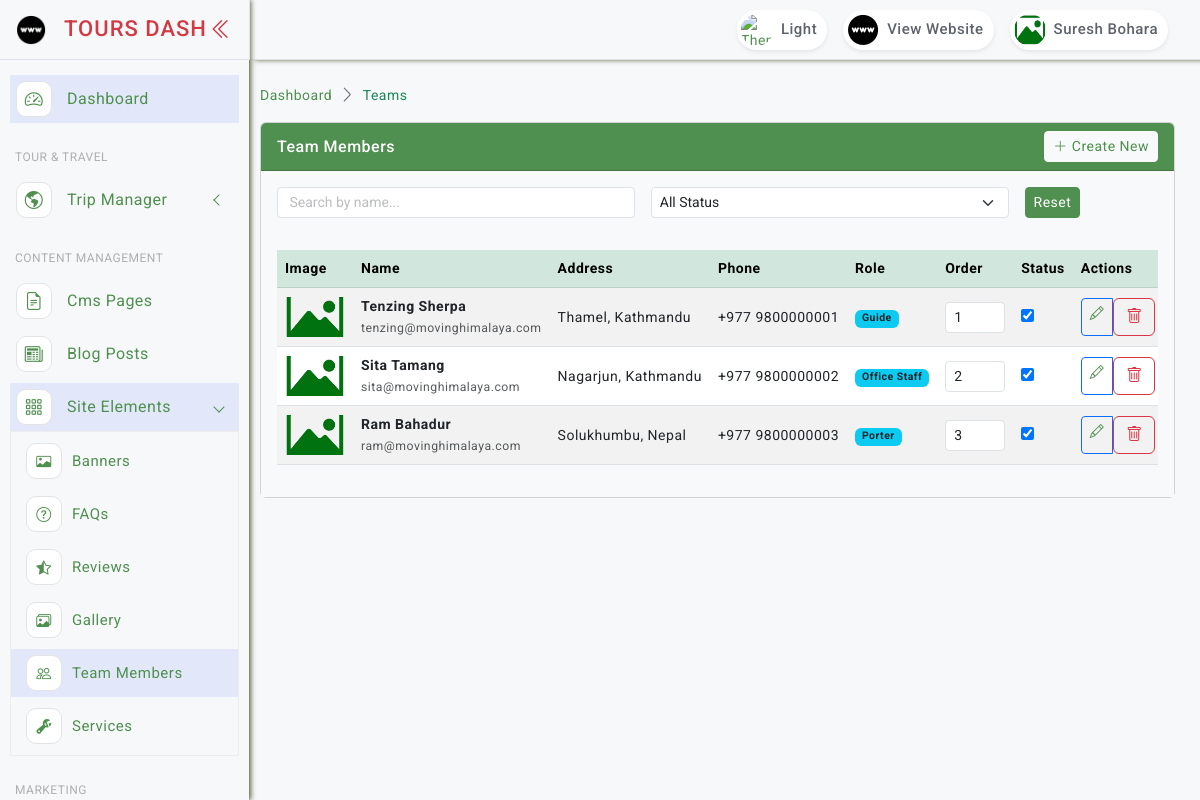
Page /teams/ (signed in) on the committed database.
### accounts/models.py (models this page shows, shortened)
class AdminUser(AbstractBaseUser, PermissionsMixin):
    name = models.CharField(max_length=255)
    email = models.EmailField(unique=True)
    mobile = models.CharField(max_length=20, blank=True, null=True)
    address = models.TextField(blank=True, null=True)
    gender = models.CharField(max_length=20, blank=True, null=True)
    details = models.TextField(blank=True, null=True)
    image = models.ImageField(upload_to='admin_profiles/', null=True, blank=True, default='noimage.png')
    status = models.BooleanField(default=True)
    last_login_at = models.DateTimeField(null=True, blank=True)
    created_at = models.DateTimeField(auto_now_add=True)
    updated_at = models.DateTimeField(auto_now=True)
    is_active = models.BooleanField(default=True)
    is_staff = models.BooleanField(default=False)
    objects = AdminUserManager()
    USERNAME_FIELD = 'email'
    REQUIRED_FIELDS = ['name']
    @property
    def image_url(self):
        if self.image and str(self.image) != 'noimage.png':
            return self.image.url
        return '/static/asset/images/noimage.png'

### teams/models.py (models this page shows, shortened)
class Team(models.Model):
    ROLE_CHOICES = [
        ('office', 'Office Staff'),
        ('guide', 'Guide'),
        ('porter', 'Porter'),
    ]
    name = models.CharField(max_length=255)
    role = models.CharField(max_length=20, choices=ROLE_CHOICES, default='office')
    email = models.EmailField(blank=True, null=True)
    address = models.CharField(max_length=500, blank=True, null=True)
    phone = models.CharField(max_length=500, blank=True, null=True)
    bio = models.TextField(blank=True, null=True)
    image = models.ImageField(upload_to='teams/', blank=True, null=True)
    facebook = models.URLField(blank=True, null=True)
    youtube = models.URLField(blank=True, null=True)
    tiktok = models.URLField(blank=True, null=True)
    instagram = models.URLField(blank=True, null=True)
    order_level = models.IntegerField(default=0)
    status = models.BooleanField(default=True)
    created_at = models.DateTimeField(auto_now_add=True)
    updated_at = models.DateTimeField(auto_now=True)
    class Meta:
        ordering = ['order_level']
    @property
    def image_url(self):
        return self.image.url if self.image and hasattr(self.image, 'url') else '/static/asset/images/noimage.png'

### teams/views.py (the view)
# urls.py: path('', views.team_list, name='team_list'),
@login_required
def team_list(request):
    items = Team.objects.all()
    search = request.GET.get('search')
    status = request.GET.get('status')
    if search: items = items.filter(name__icontains=search)
    if status in ['0', '1']: items = items.filter(status=bool(int(status)))
    return render(request, 'admin/teams/index.html', {'items': items, 'filters': request.GET})

### core/context_processors.py (called while the page is built)
def global_settings(request):
    setting = SiteSetting.get_instance()
    footer_categories = Category.objects.filter(
        parent__isnull=True,
        status=True
    ).prefetch_related('children').order_by('order_level')[:4]
    footer_pages = Page.objects.filter(status=True).order_by('order_level')[:4]
    footer_experts = Team.objects.filter(status=True).order_by('order_level')[:4]
    trekking_regions = Category.objects.filter(parent__slug='trekking', status=True).order_by('order_level')[:4]
    return {
        'setting': setting,
        'global_categories': footer_categories,
        'global_pages': footer_pages,
        'footer_experts': footer_experts,
        'trekking_regions': trekking_regions,
    }

### templates/admin/teams/index.html (shortened to what this page needs)
{% extends "layouts/base.html" %}
{% load static %}
{% block content %}
<div class="page-breadcrumb d-none d-sm-flex align-items-center mb-3">
    <nav aria-label="breadcrumb">
        <ol class="breadcrumb mb-0 p-0">
            <li class="breadcrumb-item"><a href="{% url 'core:dashboard' %}">Dashboard</a></li>
            <li class="breadcrumb-item active">Teams</li>
        </ol>
    </nav>
</div>
<div class="card mb-4">
    <div class="card-header bg-custom text-white d-flex align-items-center justify-content-between py-2">
        <h6 class="mb-0"> Team Members</h6>
        <a href="{% url 'teams:team_create' %}" class="btn btn-light btn-sm"><i class="bi bi-plus-lg"></i> Create New</a>
    </div>
    <div class="card-body bg-light p-3">
        <div class="row mb-3">{% include 'admin/teams/search.html' %}</div>
        <div class="row">{% include 'admin/teams/table.html' %}</div>
    </div>
</div>
{% endblock %}

### templates/includes/admin/header.html (shortened to what this page needs)
{% load static %}
<header class="top-header">
    <nav class="navbar navbar-expand">
        <div class="top-navbar-right ms-3 ms-auto">
            <ul class="navbar-nav align-items-center">
                <li class="nav-item">
                    <a id="darkModeButton" class="nav-link" href="javascript:void(0);" aria-label="Toggle Dark Mode">
                        <div class="user-setting d-flex align-items-center gap-1">
                            <img id="moonIcon" src="{% static 'asset/images/moon_light.png' %}" class="user-img" alt="Theme">
                            <div class="user-name d-none d-sm-block">Light</div>
                        </div>
                    </a>
                </li>
                <li class="nav-item">
                    <a class="nav-link" href="/" target="_blank">
                        <div class="user-setting d-flex align-items-center gap-1">
                            <img src="{% static 'asset/images/website.png' %}" class="user-img" alt="Website">
                            <div class="user-name d-none d-sm-block">View Website</div>
                        </div>
                    </a>
                </li>
                <li class="nav-item dropdown dropdown-large">
                    <a class="nav-link dropdown-toggle dropdown-toggle-nocaret" href="#" data-bs-toggle="dropdown" aria-expanded="false">
                        <div class="user-setting d-flex align-items-center gap-1">
                            <img src="{{ request.user.image_url }}" class="user-img" alt="User">
                            <div class="user-name d-none d-sm-block">{{ request.user.name|default:"Admin" }}</div>
                        </div>
                    </a>
                </li>
            </ul>
        </div>
    </nav>
</header>

### templates/admin/teams/table.html (shortened to what this page needs)
<div class="col-12">
    <div class="table-responsive">
        <table class="table table-hover table-striped align-middle">
            <thead class="table-success">
                <tr>
                    <th width="80">Image</th>
                    <th>Name</th>
                    <th>Address</th>
                    <th>Phone</th>
                    <th>Role</th>
                    <th width="80">Order</th>
                    <th width="100">Status</th>
                    <th width="120">Actions</th>
                </tr>
            </thead>
            <tbody>
                {% for item in items %}
                <tr>
                    <td><img src="{{ item.image_url }}" width="60" height="40" style="object-fit: cover;"></td>
                    <td><strong>{{ item.name }}</strong><br><small class="text-muted">{{ item.email|default:"-" }}</small></td>
                    <td>{{ item.address }}</td>
                    <td>{{ item.phone }}</td>
                    <td><span class="badge bg-info text-dark">{{ item.get_role_display }}</span></td>
                    <td>
                        <input type="number" name="order_level" value="{{ item.order_level }}" data-id="{{ item.id }}" data-original="{{ item.order_level }}" class="form-control form-control-sm order-level-input" style="width: 60px;">
                    </td>
                    <td>
                        <form class="status-form" data-id="{{ item.id }}">
                            <input type="checkbox" {% if item.status %}checked{% endif %} data-toggle="toggle" data-onstyle="success" data-offstyle="danger" data-size="sm">
                        </form>
                    </td>
                    <td>
                        <div class="btn-group btn-group-sm">
                            <a href="{% url 'teams:team_update' item.id %}" class="btn btn-outline-primary"><i class="bi bi-pencil"></i></a>
                            <form action="{% url 'teams:team_delete' item.id %}" method="POST" id="deleteForm{{ item.id }}" style="display:inline;">
                                <button type="button" class="btn btn-outline-danger" onclick="confirmDelete(event, 'deleteForm{{ item.id }}')"><i class="bi bi-trash"></i></button>
                            </form>
                        </div>
                    </td>
                </tr>
                {% empty %}
                <tr><td colspan="6" class="text-center py-4 text-muted">No team members found</td></tr>
                {% endfor %}
            </tbody>
        </table>
    </div>
</div>

### static/asset/css/style.css (style rules this page uses)
body { font-size: 14px; color: #4c5258; letter-spacing: .5px; font-family: Roboto, sans-serif; background-color: #f7f8fa; overflow-x: hidden; }
a { text-decoration: none; }
::placeholder { opacity: 0.4 !important; }
.top-header .navbar { box-shadow: 5px 0 5px rgb(93 105 72); position: fixed; top: 0; left: 250px; right: 0; background-color: #f7f8fa; border-bottom: 1px solid #e2e3e4; background-clip: padding-box; height: 60px; z-index: 10; padding: 0 1.5rem; transition: all .2s; }
.top-header .navbar .user-setting { height: 40px; border-radius: 30px; background-color: #fff; box-shadow: 0 0.125rem 0.25rem rgb(0 0 0 / 8%); }
.dropdown-toggle-nocaret:after { display: none }
.top-header .navbar .dropdown-large { position: relative }
.top-header .navbar .user-img { width: 40px; height: 40px; padding: 4px; border-radius: 50%; }
.top-header .navbar .user-name { font-size: 15px; color: #5e636b; font-weight: 500; padding-right: 10px; }
.table-responsive { white-space: nowrap; }
.page-breadcrumb .breadcrumb-item+.breadcrumb-item::before { display: inline-block; padding-right: .5rem; color: #6c757d; font-family: LineIcons; content: "\ea5c"; }
.page-breadcrumb .breadcrumb li.breadcrumb-item { font-size: 15spx; }
.breadcrumb-item.active { color: #198754!important; }
.bg-custom { background-color: #4f8f4f; }

### static/asset/css/custom.css (style rules this page uses)
a { color: #4f8f4f!important; }
.card-header { border-radius: none!important; }

### static/asset/css/dark-theme.css (style rules this page uses)
html.dark-theme .menu-title,a { color: #ffffff; }

### rows in the picture
AdminUser: user.image_url (placeholder picture), user.name "Suresh Bohara"
Team: name "Tenzing Sherpa", email "tenzing@movinghimalaya.com", address "Thamel, Kathmandu", phone "+977 9800000001", role "Guide", order_level "1", status "☑"
Team: name "Sita Tamang", email "sita@movinghimalaya.com", address "Nagarjun, Kathmandu", phone "+977 9800000002", role "Office Staff", order_level "2", status "☑"
Team: name "Ram Bahadur", email "ram@movinghimalaya.com", address "Solukhumbu, Nepal", phone "+977 9800000003", role "Porter", order_level "3", status "☑"
